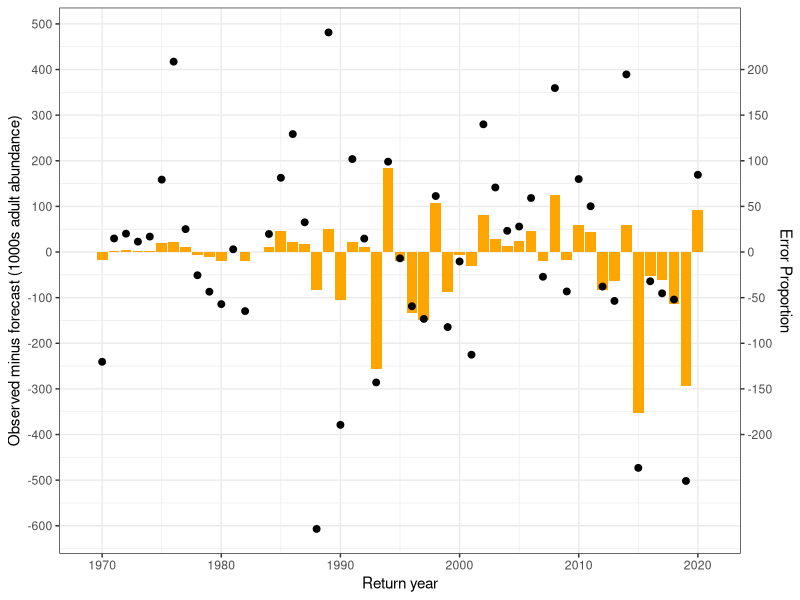
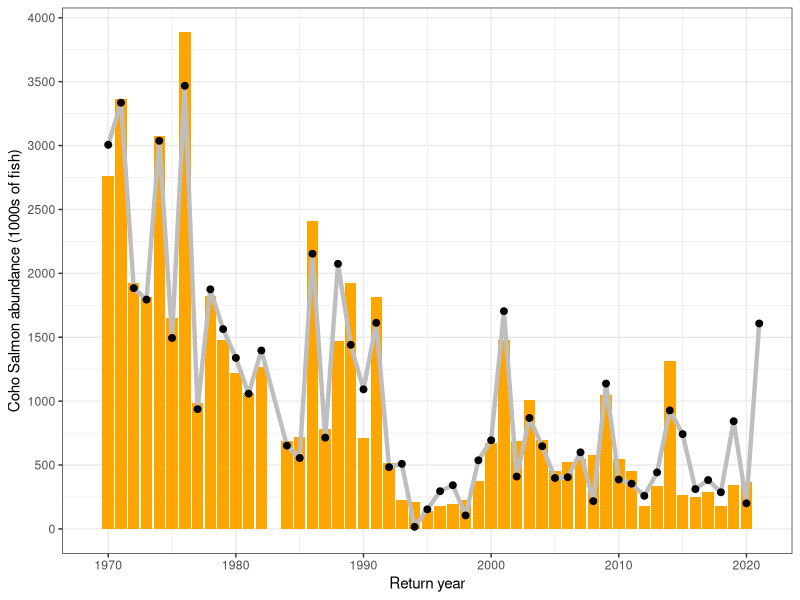
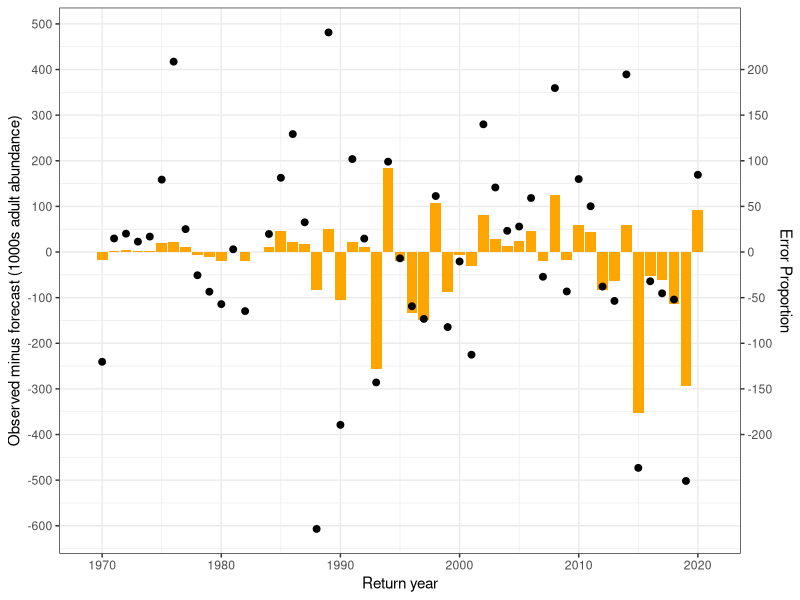
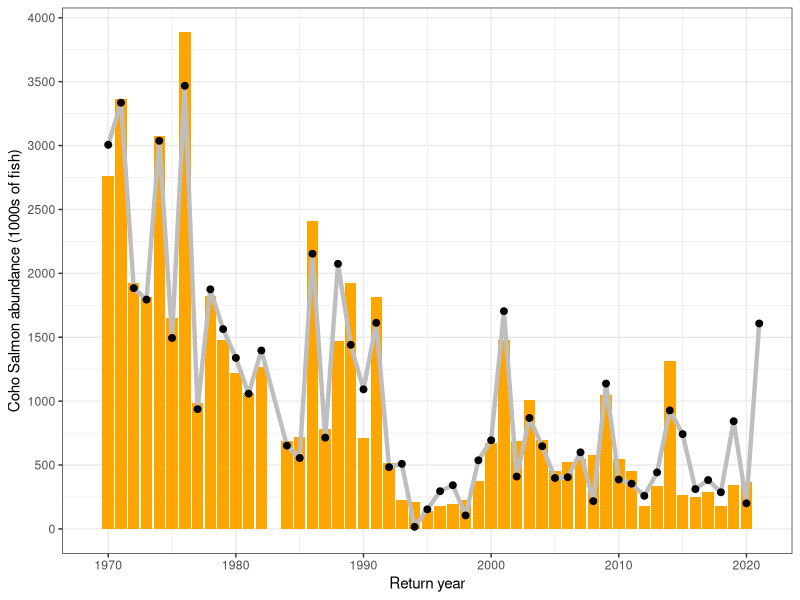

Reproduce these figures in R, in order.
#  OPIH_forecast.R
#  Pete Lawson
#  5 January 2012
#  19 January 2012 
#  October 2021 - Erik Suring - Code cleaned, added output figures
#  January 2022 - Erik Suring - Added prediction output tables



require(stats); require(graphics); require(ggplot2)
TimeStamp <- format(Sys.time(), "%a %b %d %X %Y")
results <- "OPIH_results_2021.txt"
if(exists(results)) file.remove(results)

OPIHData <- read.table("PUB2021.txt", header = TRUE, sep = "\t", strip.white = TRUE, comment.char = "#")

nYears <- length(OPIHData[,1])
earliestYear <- OPIHData[1,1]
latestYear <- OPIHData[nYears,1]

OPIHData$AdltAll <- c(OPIHData$AdltSRS[1:17],OPIHData$AdltMSM[18:nYears])   # row 18  <-  1986. Use SRS data prior, MSM data post
OPIHData$AdltAllno83 <- OPIHData$AdltAll
OPIHData$AdltAllno83[15] <-  NA   #  1983 is removed from model input data
OPIHData[,"AdltAll"] <- OPIHData$AdltAll
OPIHData[,"AdltAllno83"] <- OPIHData$AdltAllno83

# Lag Jack and Smolt data to return year
OPIHData[,"lagJackCR"] <- c(NA, OPIHData$JackCR[1:nYears-1])
OPIHData[,"lagJackOC"] <- c(NA, OPIHData$JackOC[1:nYears-1])
OPIHData[,"lagJackOPI"] <- OPIHData$lagJackCR + OPIHData$lagJackOC

OPIHData[,"lagSmD"] <- c(NA, OPIHData$SmD[1:nYears-1])
OPIHData[,"lagSmCR"] <- c(NA, OPIHData$SmCR[1:nYears-1])
OPIHData[,"lagSmAdj"] <- OPIHData$lagJackCR*(OPIHData$lagSmD/OPIHData$lagSmCR)   #  Calculate Smolt Adjustment

# Output OPIHData as a .csv file
write.table(OPIHData, file = "OPIHData.csv", sep = ", ", row.names=FALSE)

# Adopted OPIH regression
adopted.OPIH <- lm(AdltAllno83 ~ lagJackOPI + lagSmAdj, data=OPIHData)
pred <- round(predict.lm(adopted.OPIH, OPIHData, interval="prediction"), 1)
output <- cbind(OPIHData$Year, OPIHData$lagJackOPI, OPIHData$lagSmAdj, OPIHData$AdltAll, pred)

#Prediction error graph
prediction.error <- as.data.frame(output)
prediction.error <- subset(prediction.error, V1!=1983)
prediction.error$pred.error <- prediction.error$V4-prediction.error$fit
prediction.error$pred.proportion <- prediction.error$pred.error/prediction.error$V4*100

coeff <- 0.5
ggplot(data = prediction.error, aes(x=V1, y=pred.error)) +  
  geom_col(aes(y=pred.proportion/coeff), fill = "orange") +
  geom_point(color="black", size=2) +
  ylab("Observed minus forecast (1000s adult abundance)") +
  xlab("Return year") +
  scale_y_continuous(
    breaks = seq(-700,700,100),
    sec.axis = sec_axis(~.*coeff , name = "Error Proportion", , breaks =seq(-200,200,50)) #seq(-220,220,40)
  ) +
  theme_bw()

ggsave("error.png", scale = 1.5, width = 6, height = 3, units = "in")
  
#Observed and predicted abundance graph  
ggplot(data = prediction.error, aes(x=V1, y=fit)) +  
  geom_col(aes(y=V4), fill = "orange") +
  geom_line(color="grey", size=1.5) +
  geom_point(color="black", size=2) +
  ylab("Coho Salmon abundance (1000s of fish)") +
  xlab("Return year") +
  scale_y_continuous(
    breaks = seq(0,4000,500)) +
  theme_bw()

ggsave("forecast_series.png", scale = 1.5, width = 6, height = 3, units = "in")
